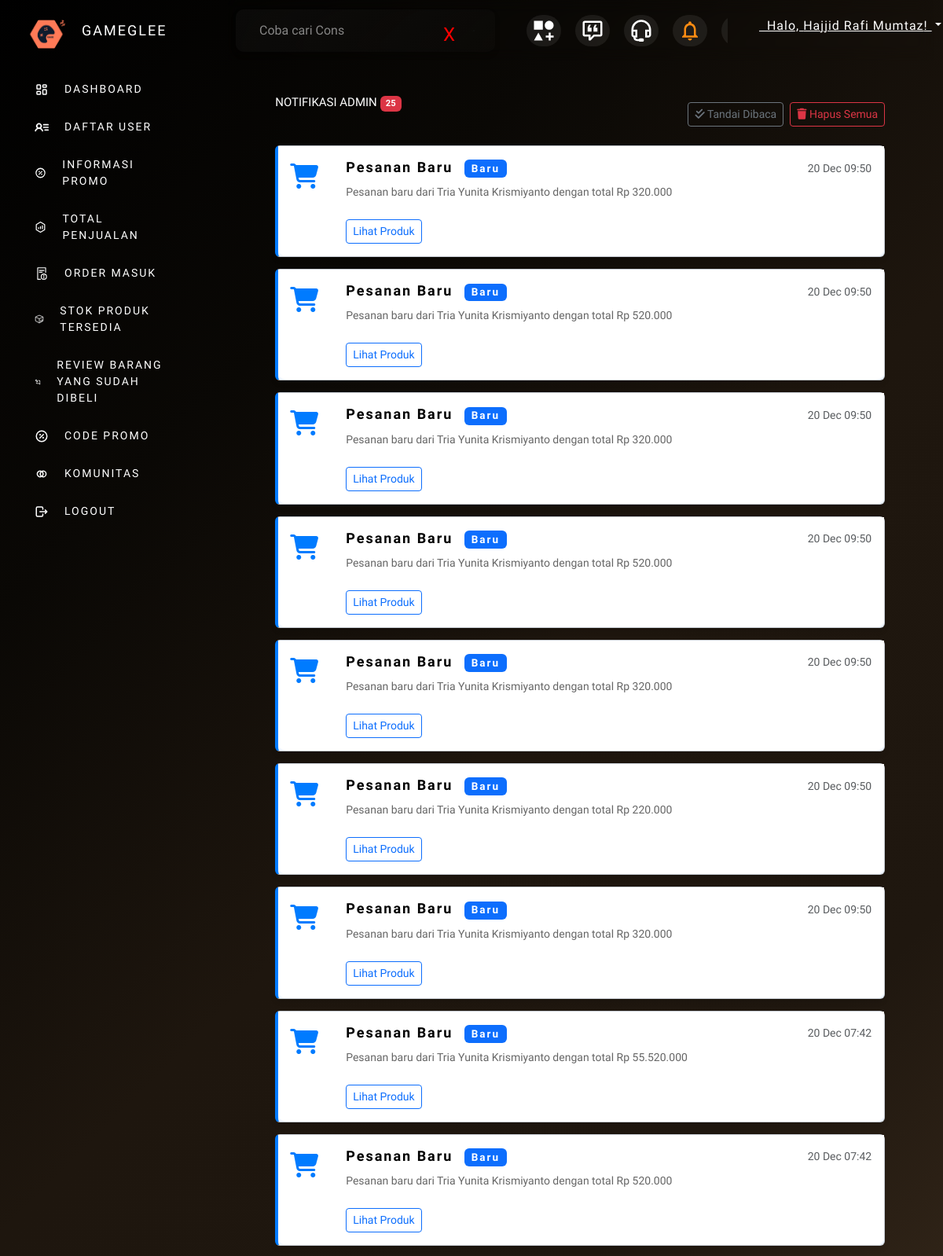
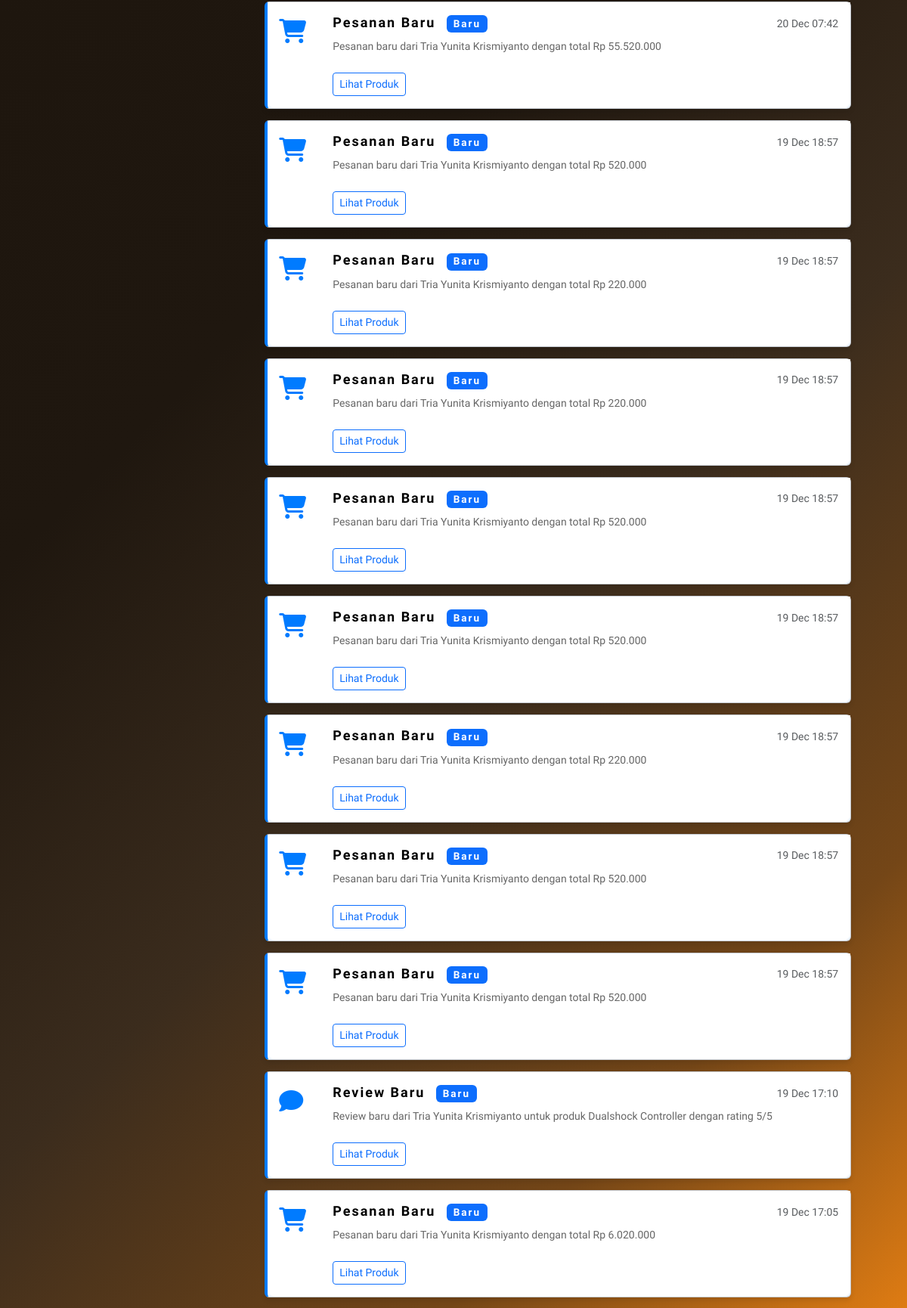
Page /admin/notifikasi.php (signed in, upper part) on the committed database (2 pictures, top to bottom).
### tables this page shows
CREATE TABLE `notifications` (
  `id` int(11) NOT NULL,
  `id_user` int(11) DEFAULT NULL,
  `id_produk` int(11) DEFAULT NULL,
  `type` enum('admin','user') NOT NULL,
  `title` varchar(255) DEFAULT NULL,
  `message` text DEFAULT NULL,
  `image` varchar(255) DEFAULT NULL,
  `created_at` timestamp NOT NULL DEFAULT current_timestamp(),
  `is_read` tinyint(1) DEFAULT 0
);

### admin/notifikasi.php (the view, shortened to what this page needs)
<?php
include '../db.php';
include '../notification_functions.php';
try {
    $query_notif = "SELECT * FROM notifications WHERE type = 'admin' ORDER BY created_at DESC LIMIT 5000";
    $result_notif = mysqli_query($kon, $query_notif);
    $query_unread = "SELECT COUNT(*) as unread_count FROM notifications WHERE type = 'admin' AND is_read = 0";
    $result_unread = mysqli_query($kon, $query_unread);
    $unread = mysqli_fetch_assoc($result_unread)['unread_count'];
} catch (Exception $e) {
    error_log($e->getMessage());
    $result_notif = null;
    $unread = 0;
}
?>
<!DOCTYPE html>
<html lang="en">
<head>
  <link rel="stylesheet" href="../assets/css/styleProduk.css">
  <link href="https://code.iconify.design/3/3.1.0/iconify.min.css" rel="stylesheet">
   <link href="https://cdn.jsdelivr.net/npm/bootstrap@5.3.0/dist/css/bootstrap.min.css" rel="stylesheet">
    <link href="https://cdnjs.cloudflare.com/ajax/libs/font-awesome/6.4.0/css/all.min.css" rel="stylesheet">
</head>
<body>
   <div class="sidebar">
    <header>
    <div class="top">
      <span class="image">
        <img src="../assets/img/Logo_GG.png" alt="Logo Gameglee" class="logo">
      </span>
      <div><p>GAMEGLEE</p></div>
    </div>
    <ul>
      <li><a href="index.php" ><span class="humbleicons--dashboard"></span>DASHBOARD</a></li>
      <li><a href="user.php"><span class="ph--user-list-bold"></span>DAFTAR USER</a></li>
      <li><a href="informasipromo.php"><span class="tabler--discount"></span>INFORMASI PROMO</a></li>
      <li><a href="penjualan.php"><span class="icon-park-outline--sales-report"></span>TOTAL PENJUALAN</a></li>
      <li><a href="order.php" ><span class="lsicon--work-order-abnormal-outline"></span>ORDER MASUK</a></li>
      <li><a href="stok_produk.php"><span class="lsicon--management-stockout-outline"></span>STOK PRODUK TERSEDIA</a></li>
      <li><a href="review.php"><span class="uil--comment-alt-edit"></span>REVIEW BARANG YANG SUDAH DIBELI</a></li>
      <li><a href="promo.php"><span class="tabler--discount"></span>CODE PROMO</a></li>
      <li><a href="forum_komunitas.php"><span class="gg--community"></span>KOMUNITAS</a></li>
      <li><a href="logout.php"><span class="tabler--logout"></span>LOGOUT</a></li>
    </ul>
    </header>
   </div>
        <div class="topbar">
            <div class="search-box">
              <div class="dynamic-text">
                <input type="text"/>
                <span class="animated-text"></span>
              </div>
              <button class="close-button">X</button>
            </div>
            <div class="menu-nav">
              <ul>
                <li><a href="kategori.php"><span class="mdi--category-plus"></span></a></li>
                <li><a href="feedback.php"><span class="mdi--feedbacks-outline"></span></a></li>
                <li><a href="index_admin.php"><span class="tdesign--cutomerservice"></span></a></li>
                <li><a href="notifikasi.php" class="active"><span class="ic--outline-notifications"></span></a></li>
                <li>
                  <a href="profil.php">
                  </a>
                </li>
              </ul>
            </div>
            <div class="user-profile">
              <ul>
                <li>
                  <a href="profil.php"  data-bs-toggle="dropdown">
                  <span class="d-none d-md-block dropdown-toggle ps-2">
                    &nbsp; Halo, <?= $_SESSION["admin"] ?>!
                  </span>
                  </a>
                </li>
              </ul>
            </div>
        </div>
        <main id="main" class="main-promo">
        <div class="container notification-container">
            <div class="d-flex justify-content-between align-items-center mb-4">
                <h2>
                    Notifikasi Admin
                    <?php if ($unread > 0): ?>
                        <span class="badge bg-danger"><?= $unread ?></span>
                    <?php endif; ?>
                </h2>
                <?php if ($result_notif && mysqli_num_rows($result_notif) > 0): ?>
                    <div class="btn-group">
                        <form method="POST" class="me-2">
                            <button type="submit" name="mark_all_read" class="btn btn-outline-secondary btn-sm">
                                <i class="fas fa-check-double"></i> Tandai Dibaca
                            </button>
                        </form>
                        <form method="POST">
                            <button type="submit" name="clear_notifications" class="btn btn-outline-danger btn-sm"
                                    onclick="return confirm('Yakin ingin menghapus semua notifikasi?');">
                                <i class="fas fa-trash"></i> Hapus Semua
                            </button>
                        </form>
                    </div>
                <?php endif; ?>
            </div>
            <?php if (!$result_notif || mysqli_num_rows($result_notif) == 0): ?>
                <div class="alert alert-info text-center">
                    <i class="fas fa-inbox fa-3x mb-3"></i>
                    <p>Tidak ada notifikasi</p>
                </div>
            <?php else: ?>
                <?php
                mysqli_data_seek($result_notif, 0);
                while ($notif = mysqli_fetch_assoc($result_notif)):
                ?>
                    <div class="card notification-card <?= $notif['is_read'] == 0 ? 'unread' : '' ?>">
                        <div class="card-body d-flex">
                            <div class="notification-icon">
                                <?php
                                $icon = match(true) {
                                    stripos($notif['title'], 'Pesanan') !== false => 'fa-shopping-cart',
                                    stripos($notif['title'], 'Review') !== false => 'fa-comment',
                                    stripos($notif['title'], 'Stok') !== false => 'fa-box-open',
                                    default => 'fa-bell'
                                };
                                ?>
                                <i class="fas <?= $icon ?>"></i>
                            </div>
                            <div class="notification-content flex-grow-1">
                                <div class="d-flex justify-content-between align-items-center mb-2">
                                    <h6 class="card-title mb-0">
                                        <?= htmlspecialchars($notif['title']) ?>
                                        <?php if($notif['is_read'] == 0): ?>
                                            <span class="badge bg-primary ms-2">Baru</span>
                                        <?php endif; ?>
                                    </h6>
                                    <small class="text-muted">
                                        <?= date('d M H:i', strtotime($notif['created_at'])) ?>
                                    </small>
                                </div>
                                <p class="card-text"><?= htmlspecialchars($notif['message']) ?></p>
                                    <a href="detail_produk.php?product_id=<?= $notif['id_produk'] ?>" class="btn btn-sm btn-outline-primary mt-2">
                                        Lihat Produk
                                    </a>
                            </div>
                        </div>
                    </div>
                <?php endwhile; ?>
            <?php endif; ?>
        </div>
    </main>
</body>
</html>

### admin/notifikasi.php (style rules this page uses)
body { background-color: #f4f6f9; }
.notification-container { max-width: 800px; margin: 30px auto; }
.notification-card { margin-bottom: 15px; transition: all 0.3s ease; position: relative; }
.notification-card.unread { border-left: 4px solid #007bff; background-color: #f1f7ff; }
.notification-icon { position: absolute; top: 15px; left: 15px; font-size: 2rem; color: #007bff; }
.notification-content { margin-left: 70px; }

### rows in the picture
notifications: title "Pesanan Baru", is_read "Baru", created_at "20 Dec 09:50", message "Pesanan baru dari Tria Yunita Krismiyanto dengan total Rp 320.000"
notifications: title "Pesanan Baru", is_read "Baru", created_at "20 Dec 09:50", message "Pesanan baru dari Tria Yunita Krismiyanto dengan total Rp 520.000"
notifications: title "Pesanan Baru", is_read "Baru", created_at "20 Dec 09:50", message "Pesanan baru dari Tria Yunita Krismiyanto dengan total Rp 320.000"
notifications: title "Pesanan Baru", is_read "Baru", created_at "20 Dec 09:50", message "Pesanan baru dari Tria Yunita Krismiyanto dengan total Rp 520.000"
notifications: title "Pesanan Baru", is_read "Baru", created_at "20 Dec 09:50", message "Pesanan baru dari Tria Yunita Krismiyanto dengan total Rp 320.000"
notifications: title "Pesanan Baru", is_read "Baru", created_at "20 Dec 09:50", message "Pesanan baru dari Tria Yunita Krismiyanto dengan total Rp 220.000"
notifications: title "Pesanan Baru", is_read "Baru", created_at "20 Dec 09:50", message "Pesanan baru dari Tria Yunita Krismiyanto dengan total Rp 320.000"
notifications: title "Pesanan Baru", is_read "Baru", created_at "20 Dec 07:42", message "Pesanan baru dari Tria Yunita Krismiyanto dengan total Rp 55.520.000"
notifications: title "Pesanan Baru", is_read "Baru", created_at "20 Dec 07:42", message "Pesanan baru dari Tria Yunita Krismiyanto dengan total Rp 520.000"
notifications: title "Pesanan Baru", is_read "Baru", created_at "20 Dec 07:42", message "Pesanan baru dari Tria Yunita Krismiyanto dengan total Rp 55.520.000"
notifications: title "Pesanan Baru", is_read "Baru", created_at "19 Dec 18:57", message "Pesanan baru dari Tria Yunita Krismiyanto dengan total Rp 520.000"
notifications: title "Pesanan Baru", is_read "Baru", created_at "19 Dec 18:57", message "Pesanan baru dari Tria Yunita Krismiyanto dengan total Rp 220.000"
notifications: title "Pesanan Baru", is_read "Baru", created_at "19 Dec 18:57", message "Pesanan baru dari Tria Yunita Krismiyanto dengan total Rp 220.000"
notifications: title "Pesanan Baru", is_read "Baru", created_at "19 Dec 18:57", message "Pesanan baru dari Tria Yunita Krismiyanto dengan total Rp 520.000"
notifications: title "Pesanan Baru", is_read "Baru", created_at "19 Dec 18:57", message "Pesanan baru dari Tria Yunita Krismiyanto dengan total Rp 520.000"
notifications: title "Pesanan Baru", is_read "Baru", created_at "19 Dec 18:57", message "Pesanan baru dari Tria Yunita Krismiyanto dengan total Rp 220.000"
notifications: title "Pesanan Baru", is_read "Baru", created_at "19 Dec 18:57", message "Pesanan baru dari Tria Yunita Krismiyanto dengan total Rp 520.000"
notifications: title "Pesanan Baru", is_read "Baru", created_at "19 Dec 18:57", message "Pesanan baru dari Tria Yunita Krismiyanto dengan total Rp 520.000"
notifications: title "Review Baru", is_read "Baru", created_at "19 Dec 17:10", message "Review baru dari Tria Yunita Krismiyanto untuk produk Dualshock Controller dengan rating 5/5"
notifications: title "Pesanan Baru", is_read "Baru", created_at "19 Dec 17:05", message "Pesanan baru dari Tria Yunita Krismiyanto dengan total Rp 6.020.000"

### other values in the picture
$_SESSION["admin"] "Hajjid Rafi Mumtaz"
$unread "25"
